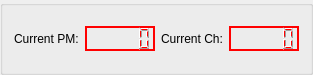
   <widget class="QGroupBox" name="Current">
    <property name="geometry">
     <rect>
      <x>830</x>
      <y>10</y>
      <width>290</width>
      <height>75</height>
     </rect>
    </property>
    <layout class="QHBoxLayout" name="horizontalLayout_4">
     <item>
      <widget class="QLabel" name="label_15">
       <property name="minimumSize">
        <size>
         <width>0</width>
         <height>25</height>
        </size>
       </property>
       <property name="maximumSize">
        <size>
         <width>16777215</width>
         <height>25</height>
        </size>
       </property>
       <property name="text">
        <string>Current PM:</string>
       </property>
      </widget>
     </item>
     <item>
      <widget class="QLCDNumber" name="PM_Number">
       <property name="minimumSize">
        <size>
         <width>70</width>
         <height>25</height>
        </size>
       </property>
       <property name="maximumSize">
        <size>
         <width>70</width>
         <height>25</height>
        </size>
       </property>
       <property name="toolTip">
        <string>Current PM</string>
       </property>
       <property name="styleSheet">
        <string notr="true">border-color: rgb(255, 0, 0);
color: rgb(255, 0, 0);</string>
       </property>
       <property name="frameShadow">
        <enum>QFrame::Plain</enum>
       </property>
       <property name="lineWidth">
        <number>2</number>
       </property>
      </widget>
     </item>
     <item>
      <widget class="QLabel" name="label_16">
       <property name="minimumSize">
        <size>
         <width>0</width>
         <height>25</height>
        </size>
       </property>
       <property name="maximumSize">
        <size>
         <width>16777215</width>
         <height>25</height>
        </size>
       </property>
       <property name="text">
        <string>Current Ch:</string>
       </property>
      </widget>
     </item>
     <item>
      <widget class="QLCDNumber" name="Ch_Number">
       <property name="minimumSize">
        <size>
         <width>70</width>
         <height>25</height>
        </size>
       </property>
       <property name="maximumSize">
        <size>
         <width>70</width>
         <height>25</height>
        </size>
       </property>
       <property name="toolTip">
        <string>Current Channel</string>
       </property>
       <property name="styleSheet">
        <string notr="true">border-color: rgb(255, 0, 0);
color: rgb(255, 0, 0);</string>
       </property>
       <property name="frameShadow">
        <enum>QFrame::Plain</enum>
       </property>
       <property name="lineWidth">
        <number>2</number>
       </property>
      </widget>
     </item>
    </layout>
   </widget>
